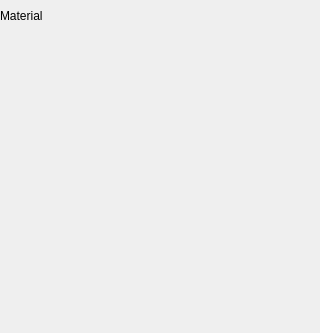
<?xml version="1.0" encoding="UTF-8"?>
<ui version="4.0">
 <class>Properties</class>
 <widget class="QDockWidget" name="Properties">
  <property name="geometry">
   <rect>
    <x>0</x>
    <y>0</y>
    <width>320</width>
    <height>333</height>
   </rect>
  </property>
  <property name="minimumSize">
   <size>
    <width>320</width>
    <height>91</height>
   </size>
  </property>
  <property name="features">
   <set>QDockWidget::DockWidgetMovable</set>
  </property>
  <property name="allowedAreas">
   <set>Qt::LeftDockWidgetArea|Qt::RightDockWidgetArea</set>
  </property>
  <property name="windowTitle">
   <string>Properties</string>
  </property>
  <widget class="QWidget" name="DockContents">
   <layout class="QVBoxLayout" name="verticalLayout">
    <property name="spacing">
     <number>0</number>
    </property>
    <property name="leftMargin">
     <number>0</number>
    </property>
    <property name="topMargin">
     <number>0</number>
    </property>
    <property name="rightMargin">
     <number>0</number>
    </property>
    <property name="bottomMargin">
     <number>0</number>
    </property>
    <item>
     <widget class="QScrollArea" name="Scroller">
      <property name="frameShape">
       <enum>QFrame::NoFrame</enum>
      </property>
      <property name="sizeAdjustPolicy">
       <enum>QAbstractScrollArea::AdjustToContents</enum>
      </property>
      <property name="widgetResizable">
       <bool>true</bool>
      </property>
      <widget class="QWidget" name="ScrollerContents">
       <property name="geometry">
        <rect>
         <x>0</x>
         <y>0</y>
         <width>320</width>
         <height>311</height>
        </rect>
       </property>
       <layout class="QVBoxLayout" name="verticalLayout_2" stretch="0,0,1">
        <property name="spacing">
         <number>0</number>
        </property>
        <property name="leftMargin">
         <number>0</number>
        </property>
        <property name="rightMargin">
         <number>0</number>
        </property>
        <item>
         <widget class="QLabel" name="MaterialHeader">
          <property name="text">
           <string>Material</string>
          </property>
          <property name="class" stdset="0">
           <string>header</string>
          </property>
         </widget>
        </item>
        <item>
         <widget class="MaterialWidget" name="Material" native="true"/>
        </item>
        <item>
         <spacer name="verticalSpacer">
          <property name="orientation">
           <enum>Qt::Vertical</enum>
          </property>
          <property name="sizeHint" stdset="0">
           <size>
            <width>20</width>
            <height>40</height>
           </size>
          </property>
         </spacer>
        </item>
       </layout>
      </widget>
     </widget>
    </item>
   </layout>
  </widget>
 </widget>
 <customwidgets>
  <customwidget>
   <class>MaterialWidget</class>
   <extends>QWidget</extends>
   <header>materialwidget.h</header>
   <container>1</container>
  </customwidget>
 </customwidgets>
 <resources/>
 <connections/>
</ui>
